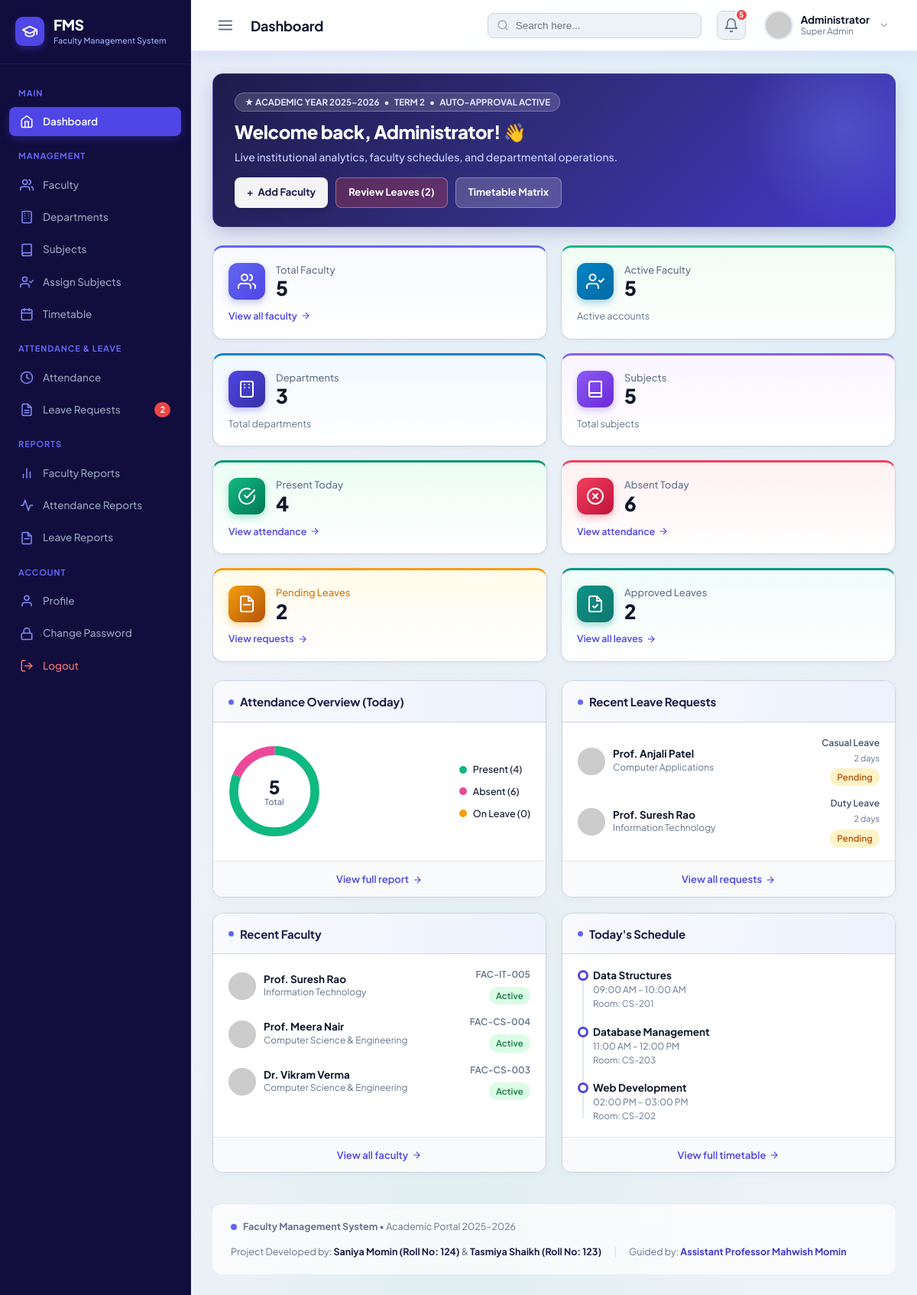
Page /fms/admin/dashboard.php on the committed database.
### tables this page shows
CREATE TABLE `leave_requests` (
  `id` INT AUTO_INCREMENT PRIMARY KEY,
  `faculty_id` INT NOT NULL,
  `leave_type` ENUM('Casual Leave', 'Sick Leave', 'Duty Leave', 'Earned Leave', 'Maternity/Paternity Leave') NOT NULL,
  `start_date` DATE NOT NULL,
  `end_date` DATE NOT NULL,
  `days_count` INT NOT NULL DEFAULT 1,
  `reason` TEXT NOT NULL,
  `status` ENUM('Pending', 'Approved', 'Rejected') NOT NULL DEFAULT 'Pending',
  `admin_remarks` TEXT DEFAULT NULL,
  `reviewed_by` INT DEFAULT NULL,
  `reviewed_at` DATETIME DEFAULT NULL,
  `applied_at` TIMESTAMP DEFAULT CURRENT_TIMESTAMP,
  INDEX `idx_leave_faculty` (`faculty_id`),
  INDEX `idx_leave_status` (`status`),
  CONSTRAINT `fk_leave_faculty` FOREIGN KEY (`faculty_id`) 
    REFERENCES `faculty` (`id`) ON DELETE CASCADE ON UPDATE CASCADE,
  CONSTRAINT `fk_leave_reviewer` FOREIGN KEY (`reviewed_by`) 
    REFERENCES `users` (`id`) ON DELETE SET NULL ON UPDATE CASCADE
);

CREATE TABLE `faculty` (
  `id` INT AUTO_INCREMENT PRIMARY KEY,
  `user_id` INT NOT NULL UNIQUE,
  `department_id` INT NOT NULL,
  `emp_id` VARCHAR(20) NOT NULL UNIQUE,
  `full_name` VARCHAR(100) NOT NULL,
  `email` VARCHAR(100) NOT NULL UNIQUE,
  `phone` VARCHAR(20) NOT NULL,
  `designation` VARCHAR(100) NOT NULL,
  `qualification` VARCHAR(100) NOT NULL,
  `joining_date` DATE NOT NULL,
  `photo` VARCHAR(255) DEFAULT 'default_avatar.png',
  `created_at` TIMESTAMP DEFAULT CURRENT_TIMESTAMP,
  INDEX `idx_faculty_dept` (`department_id`),
  INDEX `idx_faculty_emp_id` (`emp_id`),
  CONSTRAINT `fk_faculty_user` FOREIGN KEY (`user_id`) 
    REFERENCES `users` (`id`) ON DELETE CASCADE ON UPDATE CASCADE,
  CONSTRAINT `fk_faculty_department` FOREIGN KEY (`department_id`) 
    REFERENCES `departments` (`id`) ON DELETE RESTRICT ON UPDATE CASCADE
);

CREATE TABLE `departments` (
  `id` INT AUTO_INCREMENT PRIMARY KEY,
  `dept_code` VARCHAR(10) NOT NULL UNIQUE,
  `dept_name` VARCHAR(100) NOT NULL,
  `description` VARCHAR(255) DEFAULT NULL,
  `created_at` TIMESTAMP DEFAULT CURRENT_TIMESTAMP
);

### fms/admin/dashboard.php (the view, shortened to what the rows shown need)
<?php
$db = getDB();
$recentLeaves = [];
try {
    $recentLeaves = $db->query("
        SELECT lr.*, f.full_name, f.photo, d.dept_name
        FROM leave_requests lr
        JOIN faculty f ON lr.faculty_id = f.id
        JOIN departments d ON f.department_id = d.id
        WHERE lr.status = 'Pending'
        ORDER BY lr.id ASC
        LIMIT 3
    ")->fetchAll();
} catch (Exception $e) {}
$recentFaculty = [];
try {
    $recentFaculty = $db->query("
        SELECT f.*, d.dept_name, u.status AS account_status
        FROM faculty f
        JOIN departments d ON f.department_id = d.id
        JOIN users u ON f.user_id = u.id
        WHERE f.emp_id IN ('FMS006', 'FMS007', 'FMS008')
        ORDER BY f.emp_id ASC
        LIMIT 3
    ")->fetchAll();
    if (empty($recentFaculty)) {
        $recentFaculty = $db->query("
            SELECT f.*, d.dept_name, u.status AS account_status
            FROM faculty f
            JOIN departments d ON f.department_id = d.id
            JOIN users u ON f.user_id = u.id
            ORDER BY f.id DESC
            LIMIT 3
        ")->fetchAll();
    }
} catch (Exception $e) {}
include __DIR__ . '/../includes/header.php';
?>
<div class="welcome-header" style="display: flex; align-items: center; justify-content: space-between; flex-wrap: wrap; gap: 16px;">
    <div>
        <h1 class="welcome-title">Welcome back, Administrator! 👋</h1>
    </div>
</div>
<div class="dashboard-middle-grid">
    <div class="dashboard-panel">
        <div class="panel-body">
            <ul class="panel-list">
                <?php if (!empty($recentLeaves)): ?>
                    <?php foreach ($recentLeaves as $lr): ?>
                        <li class="panel-list-item">
                            <div class="item-profile">
                                <img src="<?php echo escape(getSafeAvatar($lr['photo'], $lr['full_name'])); ?>" alt="<?php echo escape($lr['full_name']); ?>" class="item-avatar">
                                <div>
                                    <div class="item-title"><?php echo escape($lr['full_name']); ?></div>
                                    <div class="item-sub"><?php echo escape($lr['dept_name']); ?></div>
                                </div>
                            </div>
                            <div class="item-meta">
                                <div style="font-size: 12px; font-weight: 600; color: #475569;"><?php echo escape($lr['leave_type']); ?></div>
                                <div style="font-size: 11px; color: #64748B;"><?php echo (int)$lr['days_count']; ?> days</div>
                                <span class="badge badge-pending" style="margin-top: 2px;">Pending</span>
                            </div>
                        </li>
                    <?php endforeach; ?>
                <?php else: ?>
                    <li style="color: #64748B; font-size: 13px; text-align: center; padding: 20px;">No pending leave requests.</li>
                <?php endif; ?>
            </ul>
        </div>
    </div>
    <div class="dashboard-panel">
        <div class="panel-body">
            <ul class="panel-list">
                <?php if (!empty($recentFaculty)): ?>
                    <?php foreach ($recentFaculty as $fac): ?>
                        <li class="panel-list-item">
                            <div class="item-profile">
                                <img src="<?php echo escape(getSafeAvatar($fac['photo'], $fac['full_name'])); ?>" alt="<?php echo escape($fac['full_name']); ?>" class="item-avatar">
                                <div>
                                    <div class="item-title"><?php echo escape($fac['full_name']); ?></div>
                                    <div class="item-sub"><?php echo escape($fac['dept_name']); ?></div>
                                </div>
                            </div>
                            <div class="item-meta">
                                <span style="font-size: 12px; font-weight: 600; color: #64748B;"><?php echo escape($fac['emp_id']); ?></span>
                                <span class="badge badge-active" style="margin-top: 4px;">Active</span>
                            </div>
                        </li>
                    <?php endforeach; ?>
                <?php else: ?>
                    <li style="color: #64748B; font-size: 13px; text-align: center; padding: 20px;">No faculty profiles found.</li>
                <?php endif; ?>
            </ul>
        </div>
    </div>
</div>
<?php include __DIR__ . '/../includes/footer.php'; ?>

### rows in the picture
leave_requests: faculty.full_name "Prof. Anjali Patel", departments.dept_name "Computer Applications", leave_type "Casual Leave", days_count "2"
leave_requests: faculty.full_name "Prof. Suresh Rao", departments.dept_name "Information Technology", leave_type "Duty Leave", days_count "2"
faculty: full_name "Prof. Suresh Rao", department.dept_name "Information Technology", emp "FAC-IT-005"
faculty: full_name "Prof. Meera Nair", department.dept_name "Computer Science & Engineering", emp "FAC-CS-004"
faculty: full_name "Dr. Vikram Verma", department.dept_name "Computer Science & Engineering", emp "FAC-CS-003"

### other values in the picture
$pendingLeaveCount "2"
$pageTitle "Dashboard"
$currentUser['full_name'] ?: 'Administrator' "Administrator"
$pendingLeaves "2"
$totalFaculty "5"
$activeFaculty "5"
$totalDepartments "3"
$totalSubjects "5"
$presentToday "4"
$absentToday "6"
$approvedLeaves "2"
